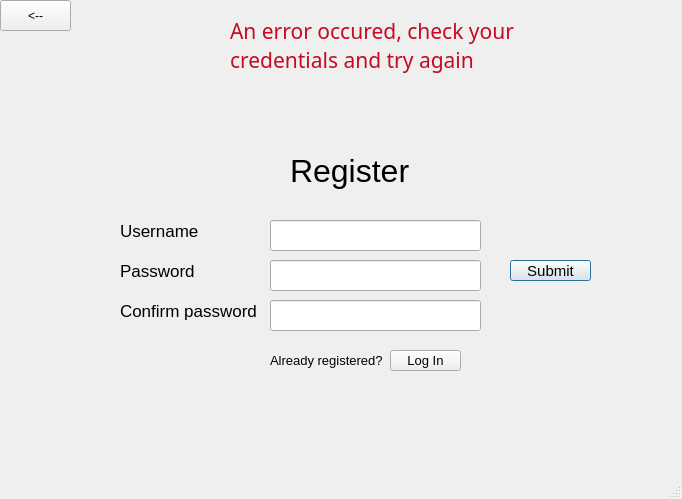
<?xml version="1.0" encoding="UTF-8"?>
<ui version="4.0">
 <class>MainWindow</class>
 <widget class="QMainWindow" name="MainWindow">
  <property name="geometry">
   <rect>
    <x>0</x>
    <y>0</y>
    <width>682</width>
    <height>499</height>
   </rect>
  </property>
  <property name="windowTitle">
   <string>MainWindow</string>
  </property>
  <widget class="QWidget" name="centralwidget">
   <widget class="QLabel" name="label">
    <property name="geometry">
     <rect>
      <x>290</x>
      <y>150</y>
      <width>181</width>
      <height>41</height>
     </rect>
    </property>
    <property name="font">
     <font>
      <pointsize>24</pointsize>
     </font>
    </property>
    <property name="text">
     <string>Register</string>
    </property>
   </widget>
   <widget class="QLabel" name="label_3">
    <property name="geometry">
     <rect>
      <x>120</x>
      <y>250</y>
      <width>131</width>
      <height>41</height>
     </rect>
    </property>
    <property name="font">
     <font>
      <pointsize>13</pointsize>
     </font>
    </property>
    <property name="text">
     <string>Password</string>
    </property>
   </widget>
   <widget class="QLabel" name="label_2">
    <property name="geometry">
     <rect>
      <x>120</x>
      <y>210</y>
      <width>131</width>
      <height>41</height>
     </rect>
    </property>
    <property name="font">
     <font>
      <pointsize>13</pointsize>
     </font>
    </property>
    <property name="text">
     <string>Username</string>
    </property>
   </widget>
   <widget class="QPushButton" name="tostart">
    <property name="geometry">
     <rect>
      <x>0</x>
      <y>0</y>
      <width>71</width>
      <height>31</height>
     </rect>
    </property>
    <property name="text">
     <string>&lt;--</string>
    </property>
   </widget>
   <widget class="QLabel" name="label_4">
    <property name="geometry">
     <rect>
      <x>120</x>
      <y>290</y>
      <width>141</width>
      <height>41</height>
     </rect>
    </property>
    <property name="font">
     <font>
      <pointsize>13</pointsize>
     </font>
    </property>
    <property name="text">
     <string>Confirm password</string>
    </property>
   </widget>
   <widget class="QPushButton" name="submit">
    <property name="geometry">
     <rect>
      <x>510</x>
      <y>260</y>
      <width>81</width>
      <height>21</height>
     </rect>
    </property>
    <property name="font">
     <font>
      <pointsize>11</pointsize>
     </font>
    </property>
    <property name="text">
     <string>Submit</string>
    </property>
    <property name="autoDefault">
     <bool>true</bool>
    </property>
    <property name="default">
     <bool>true</bool>
    </property>
   </widget>
   <widget class="QPushButton" name="tologin">
    <property name="geometry">
     <rect>
      <x>390</x>
      <y>350</y>
      <width>71</width>
      <height>21</height>
     </rect>
    </property>
    <property name="font">
     <font>
      <pointsize>10</pointsize>
     </font>
    </property>
    <property name="text">
     <string>Log In</string>
    </property>
   </widget>
   <widget class="QLabel" name="label_5">
    <property name="geometry">
     <rect>
      <x>270</x>
      <y>350</y>
      <width>121</width>
      <height>20</height>
     </rect>
    </property>
    <property name="font">
     <font>
      <pointsize>10</pointsize>
     </font>
    </property>
    <property name="text">
     <string>Already registered?</string>
    </property>
   </widget>
   <widget class="QLineEdit" name="username">
    <property name="geometry">
     <rect>
      <x>270</x>
      <y>220</y>
      <width>211</width>
      <height>31</height>
     </rect>
    </property>
   </widget>
   <widget class="QLineEdit" name="password">
    <property name="geometry">
     <rect>
      <x>270</x>
      <y>260</y>
      <width>211</width>
      <height>31</height>
     </rect>
    </property>
   </widget>
   <widget class="QLineEdit" name="confirmpassword">
    <property name="geometry">
     <rect>
      <x>270</x>
      <y>300</y>
      <width>211</width>
      <height>31</height>
     </rect>
    </property>
   </widget>
   <widget class="QLabel" name="errormessage">
    <property name="geometry">
     <rect>
      <x>230</x>
      <y>10</y>
      <width>291</width>
      <height>71</height>
     </rect>
    </property>
    <property name="font">
     <font>
      <family>Mongolian Baiti</family>
      <pointsize>16</pointsize>
      <weight>50</weight>
      <italic>false</italic>
      <bold>false</bold>
      <underline>false</underline>
      <strikeout>false</strikeout>
      <kerning>true</kerning>
     </font>
    </property>
    <property name="acceptDrops">
     <bool>true</bool>
    </property>
    <property name="autoFillBackground">
     <bool>false</bool>
    </property>
    <property name="text">
     <string>&lt;html&gt;&lt;head/&gt;&lt;body&gt;&lt;p&gt;&lt;span style=&quot; color:#c80922;&quot;&gt;An error occured, check your credentials and try again&lt;/span&gt;&lt;/p&gt;&lt;/body&gt;&lt;/html&gt;</string>
    </property>
    <property name="textFormat">
     <enum>Qt::AutoText</enum>
    </property>
    <property name="scaledContents">
     <bool>true</bool>
    </property>
    <property name="wordWrap">
     <bool>true</bool>
    </property>
   </widget>
  </widget>
  <widget class="QStatusBar" name="statusbar"/>
 </widget>
 <resources/>
 <connections/>
</ui>
